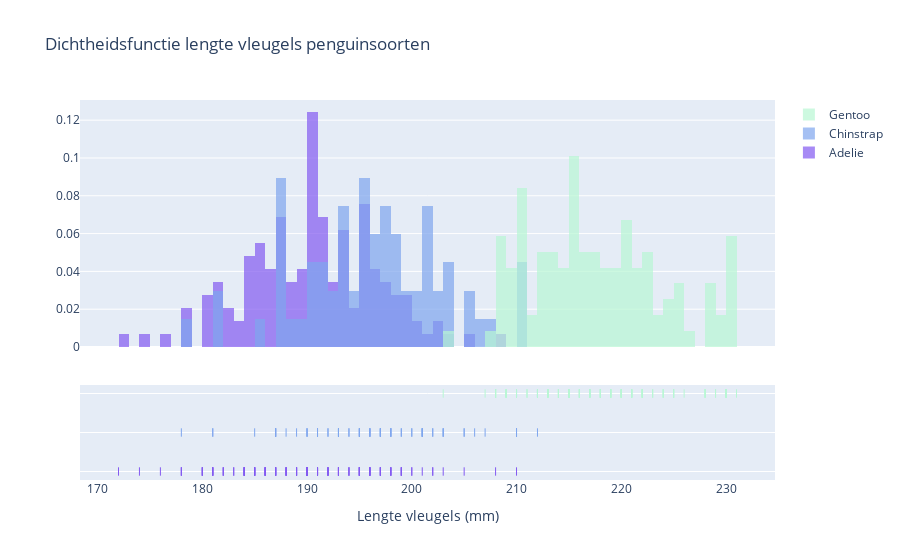

Notebook code cell kept with this figure:
### Markdown cell above
We gaan nu een dichtheidsfunctie maken van de lengte van de vleugels (`flipper_length_mm`) van de drie pinguïnsoorten. Hiervoor gebruiken we de displot functie van plotly. 

* Mocht je hier ergens een foutmelding krijgen, zorg eerst dat je de dataframe filtert op Nan values
* Om een dichtheidsfunctie te maken moeten we aan de slag met de plotly.figure_factory package. Importeer deze package. Kijk hier verder voor meer informatie: https://plotly.com/python/distplot/
* We moeten de data eerst herschrijven om met deze package aan de slag te gaan. Dat is soms de harde waarheid van mooie visualisaties maken. Veel voorwerk... Kijk bij de voorbeelden in de link voor meer info: https://plotly.com/python/distplot/ (Het is ook mogelijk om het met de pandas DataFrame te doen, maar dat is wat moeilijker.)


* Maak van elke soort een list of DataFrame Series met de lengte van de vleugels
* Maak een nieuwe variabele met de namen van de labels
* Maak de figuur van de distplot met een passende titel en label op de x-as

Zit je in klas 1: 
* gebruik deze kleuren (colors = ['#835AF1', '#7FA6EE', '#B8F7D4']) en zorg dat de dichtheidsfunctie lijnen niet zichtbaar zijn.

Zit je in klas 2: 
* Gebruik dezelfde kleuren als in voorgaande plots en gebruik de volgende bin groottes ([0.1, 0.2, 0.3])

Zit je in klas 3:
* Maak een cirkel in de grafiek waarmee je de bars tussen 200 mm en 210 mm omcirkelt (het overlappingspunt van de drie penguinsoorten).

Zit je in klas 4:
* Gebruik dezelfde kleuren als in het kleurenschema Vivid

### Code cell
import plotly.figure_factory as ff
df = df.dropna()

Adelie = df[df['species']=='Adelie']['flipper_length_mm'].tolist()
Chinstrap = df[df['species']=='Chinstrap']['flipper_length_mm'].tolist()
Gentoo = df[df['species']=='Gentoo']['flipper_length_mm'].tolist()

hist_data = [Adelie, Chinstrap, Gentoo]
group_labels = ['Adelie', 'Chinstrap', 'Gentoo']
colors= ['#835AF1', '#7FA6EE', '#B8F7D4']

fig = ff.create_distplot(hist_data, group_labels,
                         colors=colors,
                         show_hist=True,
                         show_curve=False)

fig.update_layout(title='Dichtheidsfunctie lengte vleugels penguinsoorten',
                  xaxis_title='Lengte vleugels (mm)')

fig.show()


display.Image("Inleveropdracht2_Onderdeel9.png")

### Figure 1 — Plotly figure (JSON) as saved in the notebook; plotly's stock layout.template omitted (floating-point values rounded to 4 significant figures; data arrays with more than 128 entries replaced by an {"elided": "..."} marker saying what was removed)
{"data": [{"autobinx": false, "histnorm": "probability density", "legendgroup": "Adelie", "marker": {"color": "#835AF1"}, "name": "Adelie", "opacity": 0.7, "type": "histogram", "x": {"elided": "146 int values"}, "xaxis": "x", "xbins": {"end": 210, "size": 1, "start": 172}, "yaxis": "y"}, {"autobinx": false, "histnorm": "probability density", "legendgroup": "Chinstrap", "marker": {"color": "#7FA6EE"}, "name": "Chinstrap", "opacity": 0.7, "type": "histogram", "x": [192, 196, 193, 188, 197, 198, 178, 197, 195, 198, 193, 194, 185, 201, 190, 201, 197, 181, 190, 195, 181, 191, 187, 193, 195, 197, 200, 200, 191, 205, 187, 201, 187, 203, 195, 199, 195, 210, 192, 205, 210, 187, 196, 196, 196, 201, 190, 212, 187, 198, 199, 201, 193, 203, 187, 197, 191, 203, 202, 194, 206, 189, 195, 207, 202, 193, 210, 198], "xaxis": "x", "xbins": {"end": 212, "size": 1, "start": 178}, "yaxis": "y"}, {"autobinx": false, "histnorm": "probability density", "legendgroup": "Gentoo", "marker": {"color": "#B8F7D4"}, "name": "Gentoo", "opacity": 0.7, "type": "histogram", "x": [211, 230, 210, 218, 215, 210, 211, 219, 209, 215, 214, 216, 214, 213, 210, 217, 210, 221, 209, 222, 218, 215, 213, 215, 215, 215, 215, 210, 220, 222, 209, 207, 230, 220, 220, 213, 219, 208, 208, 208, 225, 210, 216, 222, 217, 210, 225, 213, 215, 210, 220, 210, 225, 217, 220, 208, 220, 208, 224, 208, 221, 214, 231, 219, 230, 229, 220, 223, 216, 221, 221, 217, 216, 230, 209, 220, 215, 223, 212, 221, 212, 224, 212, 228, 218, 218, 212, 230, 218, 228, 212, 224, 214, 226, 216, 222, 203, 225, 219, 228, 215, 228, 215, 210, 219, 208, 209, 216, 229, 213, 230, 217, 230, 217, 222, 214, 215, 222, 212, 213], "xaxis": "x", "xbins": {"end": 231, "size": 1, "start": 203}, "yaxis": "y"}, {"legendgroup": "Adelie", "marker": {"color": "#835AF1", "symbol": "line-ns-open"}, "mode": "markers", "name": "Adelie", "showlegend": false, "type": "scatter", "x": {"elided": "146 int values"}, "xaxis": "x", "y": {"elided": "146 str values"}, "yaxis": "y2"}, {"legendgroup": "Chinstrap", "marker": {"color": "#7FA6EE", "symbol": "line-ns-open"}, "mode": "markers", "name": "Chinstrap", "showlegend": false, "type": "scatter", "x": [192, 196, 193, 188, 197, 198, 178, 197, 195, 198, 193, 194, 185, 201, 190, 201, 197, 181, 190, 195, 181, 191, 187, 193, 195, 197, 200, 200, 191, 205, 187, 201, 187, 203, 195, 199, 195, 210, 192, 205, 210, 187, 196, 196, 196, 201, 190, 212, 187, 198, 199, 201, 193, 203, 187, 197, 191, 203, 202, 194, 206, 189, 195, 207, 202, 193, 210, 198], "xaxis": "x", "y": ["Chinstrap", "Chinstrap", "Chinstrap", "Chinstrap", "Chinstrap", "Chinstrap", "Chinstrap", "Chinstrap", "Chinstrap", "Chinstrap", "Chinstrap", "Chinstrap", "Chinstrap", "Chinstrap", "Chinstrap", "Chinstrap", "Chinstrap", "Chinstrap", "Chinstrap", "Chinstrap", "Chinstrap", "Chinstrap", "Chinstrap", "Chinstrap", "Chinstrap", "Chinstrap", "Chinstrap", "Chinstrap", "Chinstrap", "Chinstrap", "Chinstrap", "Chinstrap", "Chinstrap", "Chinstrap", "Chinstrap", "Chinstrap", "Chinstrap", "Chinstrap", "Chinstrap", "Chinstrap", "Chinstrap", "Chinstrap", "Chinstrap", "Chinstrap", "Chinstrap", "Chinstrap", "Chinstrap", "Chinstrap", "Chinstrap", "Chinstrap", "Chinstrap", "Chinstrap", "Chinstrap", "Chinstrap", "Chinstrap", "Chinstrap", "Chinstrap", "Chinstrap", "Chinstrap", "Chinstrap", "Chinstrap", "Chinstrap", "Chinstrap", "Chinstrap", "Chinstrap", "Chinstrap", "Chinstrap", "Chinstrap"], "yaxis": "y2"}, {"legendgroup": "Gentoo", "marker": {"color": "#B8F7D4", "symbol": "line-ns-open"}, "mode": "markers", "name": "Gentoo", "showlegend": false, "type": "scatter", "x": [211, 230, 210, 218, 215, 210, 211, 219, 209, 215, 214, 216, 214, 213, 210, 217, 210, 221, 209, 222, 218, 215, 213, 215, 215, 215, 215, 210, 220, 222, 209, 207, 230, 220, 220, 213, 219, 208, 208, 208, 225, 210, 216, 222, 217, 210, 225, 213, 215, 210, 220, 210, 225, 217, 220, 208, 220, 208, 224, 208, 221, 214, 231, 219, 230, 229, 220, 223, 216, 221, 221, 217, 216, 230, 209, 220, 215, 223, 212, 221, 212, 224, 212, 228, 218, 218, 212, 230, 218, 228, 212, 224, 214, 226, 216, 222, 203, 225, 219, 228, 215, 228, 215, 210, 219, 208, 209, 216, 229, 213, 230, 217, 230, 217, 222, 214, 215, 222, 212, 213], "xaxis": "x", "y": ["Gentoo", "Gentoo", "Gentoo", "Gentoo", "Gentoo", "Gentoo", "Gentoo", "Gentoo", "Gentoo", "Gentoo", "Gentoo", "Gentoo", "Gentoo", "Gentoo", "Gentoo", "Gentoo", "Gentoo", "Gentoo", "Gentoo", "Gentoo", "Gentoo", "Gentoo", "Gentoo", "Gentoo", "Gentoo", "Gentoo", "Gentoo", "Gentoo", "Gentoo", "Gentoo", "Gentoo", "Gentoo", "Gentoo", "Gentoo", "Gentoo", "Gentoo", "Gentoo", "Gentoo", "Gentoo", "Gentoo", "Gentoo", "Gentoo", "Gentoo", "Gentoo", "Gentoo", "Gentoo", "Gentoo", "Gentoo", "Gentoo", "Gentoo", "Gentoo", "Gentoo", "Gentoo", "Gentoo", "Gentoo", "Gentoo", "Gentoo", "Gentoo", "Gentoo", "Gentoo", "Gentoo", "Gentoo", "Gentoo", "Gentoo", "Gentoo", "Gentoo", "Gentoo", "Gentoo", "Gentoo", "Gentoo", "Gentoo", "Gentoo", "Gentoo", "Gentoo", "Gentoo", "Gentoo", "Gentoo", "Gentoo", "Gentoo", "Gentoo", "Gentoo", "Gentoo", "Gentoo", "Gentoo", "Gentoo", "Gentoo", "Gentoo", "Gentoo", "Gentoo", "Gentoo", "Gentoo", "Gentoo", "Gentoo", "Gentoo", "Gentoo", "Gentoo", "Gentoo", "Gentoo", "Gentoo", "Gentoo", "Gentoo", "Gentoo", "Gentoo", "Gentoo", "Gentoo", "Gentoo", "Gentoo", "Gentoo", "Gentoo", "Gentoo", "Gentoo", "Gentoo", "Gentoo", "Gentoo", "Gentoo", "Gentoo", "Gentoo", "Gentoo", "Gentoo", "Gentoo"], "yaxis": "y2"}], "layout": {"barmode": "overlay", "hovermode": "closest", "legend": {"traceorder": "reversed"}, "title": {"text": "Dichtheidsfunctie lengte vleugels penguinsoorten"}, "xaxis": {"anchor": "y2", "domain": [0, 1], "title": {"text": "Lengte vleugels (mm)"}, "zeroline": false}, "yaxis": {"anchor": "free", "domain": [0.35, 1], "position": 0}, "yaxis2": {"anchor": "x", "domain": [0, 0.25], "dtick": 1, "showticklabels": false}}}
